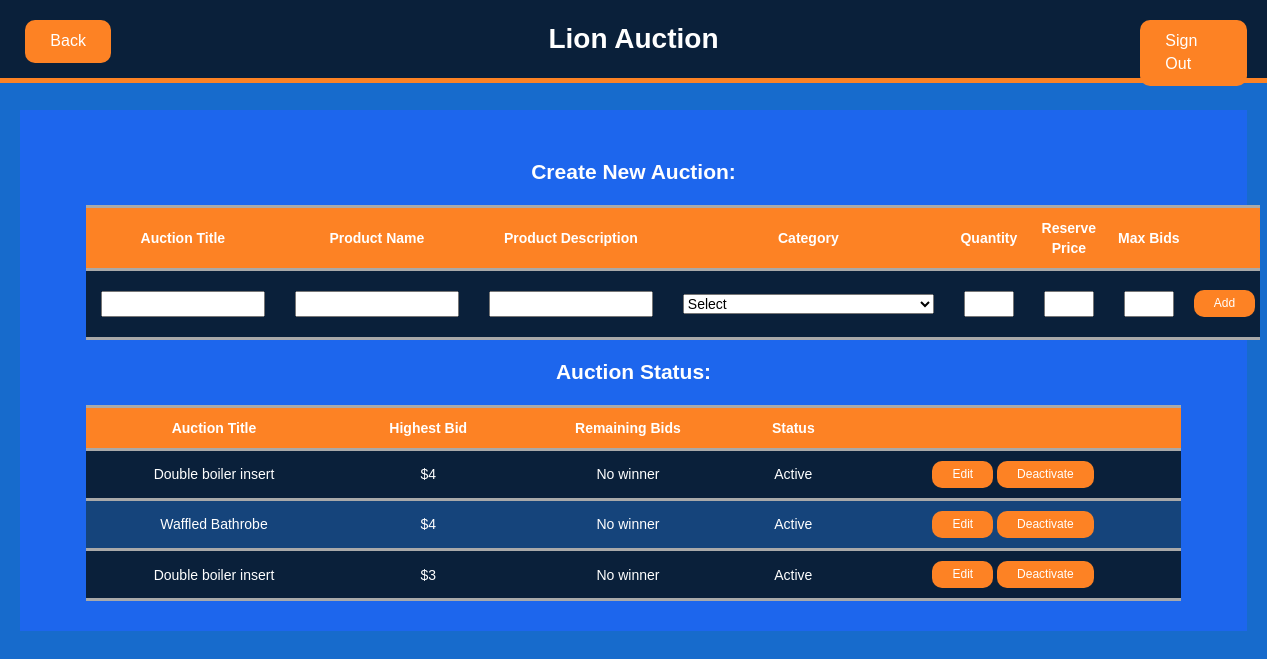
The page /auctionStatus (signed in) on the database as committed earlier.
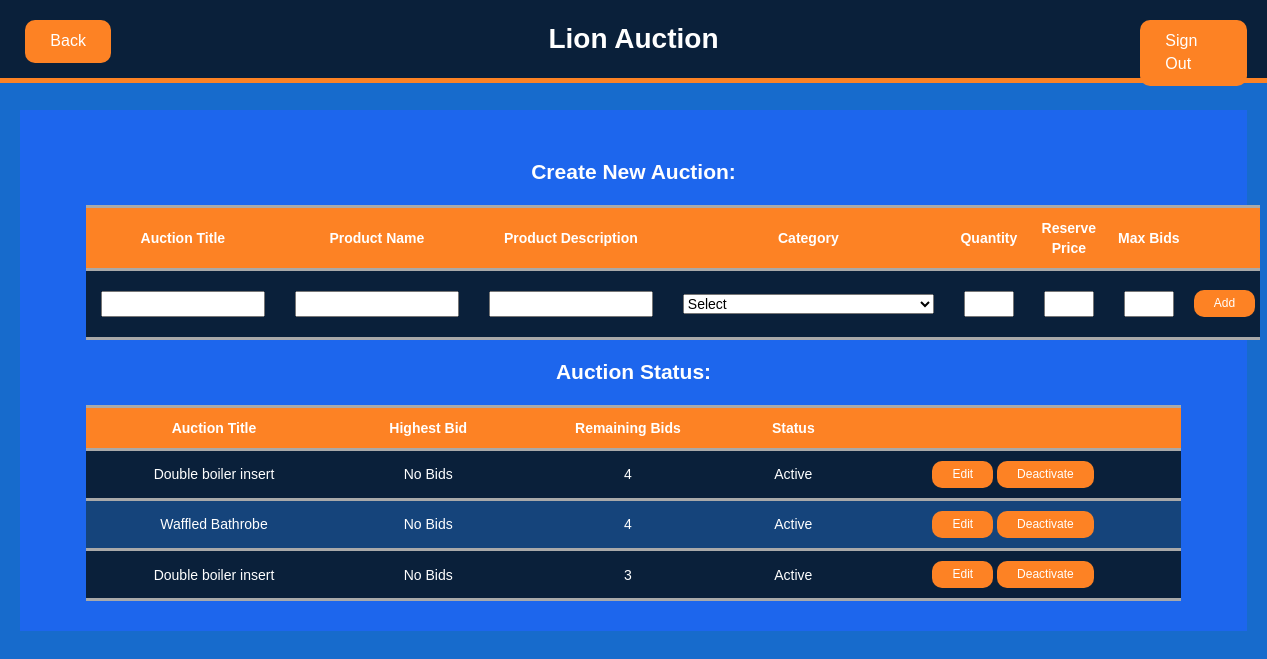
The same page on the database as committed later.
### tables this page shows
CREATE TABLE auction_listings(Seller_Email TEXT, Listing_ID INTEGER, Category TEXT, Auction_Title TEXT, Product_Name TEXT, Product_Description TEXT, Quantity INTEGER, Reserve_Price INTEGER, Max_bids INTEGER, Status INTEGER,Remove_Reason TEXT,PRIMARY KEY (Seller_Email, Listing_ID),FOREIGN KEY (Seller_Email) REFERENCES sellers(email));

### app.py (the view, shortened to what this page needs)
@app.route('/auctionStatus', methods=['GET', 'POST'])
def auctionStatusPage():
    username = session.get('username')
    data = {"listings": getSellerAuctions(username),
            "categories": getAllCategories(),
            }
    return render_template('auctionStatus.html', data=data)

### app.py (called while the page is built)
def getSellerAuctions(user):
    listings = []
    connection = sql.connect('database.db')
    cursor = connection.execute('SELECT Listing_ID FROM auction_listings WHERE Seller_Email=? ORDER BY Status', (user,))
    listing = cursor.fetchall()
    if listing:
        for auction in listing:
            listings.append(getAuctionInfo(auction[0]))
    return listings

def getAllCategories():
    categories = []
    connection = sql.connect('database.db')
    cursor = connection.execute('SELECT category_name FROM categories')
    categoryRows = cursor.fetchall()
    for row in categoryRows:
        categories.append(row[0])
    return categories

### templates/auctionStatus.html (shortened to what this page needs)
<!DOCTYPE html>
<html lang="en">
<head>
    <link rel="stylesheet" href="../static/css/bootstrap.min.css">
    <link rel="stylesheet" href="../static/css/mystyle.css">
</head>
<body>
<div class="header">
    <a class="buttonBig" style="position: fixed; margin: 20px 20px 20px 90%" href="/" role="button">Sign Out</a>
    <a class="buttonBig" style="position: fixed; margin: 20px 20px 20px 2%" href="/sellerMain" role="button">Back</a>
    <h1>Lion Auction</h1>
</div>
<div class="content">
    <h2 style="text-align: center">Create New Auction:</h2>
    <table style="width: 90%;">
        <tr>
            <th scope="col"> Auction Title</th>
            <th scope="col"> Product Name</th>
            <th scope="col"> Product Description</th>
            <th scope="col"> Category</th>
            <th scope="col"> Quantity</th>
            <th scope="col"> Reserve Price</th>
            <th scope="col"> Max Bids</th>
            <th scope="col"> </th>
        </tr>
        <tbody>
            <tr>
                <form method="post">
                <td><input type="text" id="Auction_Title" name="Auction_Title" required class="form-control"></td>
                <td><input type="text" id="Product_Name" name="Product_Name" required class="form-control"></td>
                <td><input type="text" id="Product_Description" name="Product_Description" required class="form-control"></td>
                <td>
                    <select name="category" id="category">
                    <option value="none" selected disabled hidden>Select</option>
                    </select>
                </td>
                <td><input style="width: 50px" type="number" id="Quantity" name="Quantity" required class="form-control"></td>
                <td><input style="width: 50px" type="number" id="Reserve_Price" name="Reserve_Price" required class="form-control"></td>
                <td><input style="width: 50px" type="number" id="Max_Bid" name="Max_Bid" required class="form-control"></td>
                <td><button type="button" class="buttonSmall" name="add_button" value="add" data-toggle="modal" data-target="#addmodal">Add</button></td>
                </form>
            </tr>
        </tbody>
    </table>
    <h2 style="text-align: center">Auction Status:</h2>
    <table style="width: 90%;">
        <tr>
            <th scope="col"> Auction Title</th>
            <th scope="col"> Highest Bid</th>
            <th scope="col"> Remaining Bids</th>
            <th scope="col"> Status</th>
            <th scope="col"> </th>
        </tr>
        <tbody>
        {% for auction in data.listings%}
            <tr>
                <td> {{ auction[3] }} </td>
                {% if auction[12]=='No Bids' %}
                <td> {{ auction[12] }} </td>
                {% else %}
                <td> ${{ auction[12] }} </td>
                {% endif %}
                <td> {{ auction[13] }} </td>
                {% if auction[9]==0 %}
                <td> Inactive </td>
                <td>
                <button type="button" class="buttonSmall" name="edit_button" value="{{ auction[1] }}" data-toggle="modal" data-target="#{{ auction[1] }}editmodal">Edit</button>
                <button type="button" class="buttonSmall" name="active_button" value="{{ auction[1] }}" data-toggle="modal" data-target="#{{ auction[1] }}activatemodal">Activate</button>
                </td>
                {% elif auction[9]==1 %}
                <td> Active </td>
                <td>
                <button type="button" class="buttonSmall" name="edit_button" value="{{ auction[1] }}" data-toggle="modal" data-target="#{{ auction[1] }}editmodal">Edit</button>
                <button type="button" class="buttonSmall" name="deactivate_button" value="{{ auction[1] }}" data-toggle="modal" data-target="#{{ auction[1] }}deactivatemodal">Deactivate</button>
                </td>
                {% elif auction[9]==2 and auction[15]==0%}
                <td> Sold </td>
                <td><button type="button" class="buttonSmall" name="complete_button" value="{{ auction[1] }}" data-toggle="modal" data-target="#{{ auction[1] }}completemodal">Complete Transaction</button></td>
                {% elif auction[9]==2 and auction[15]==1%}
                <td> Transaction Complete </td>
                <td><button type="button" class="buttonSmall" name="info_button" value="{{ auction[1] }}" data-toggle="modal" data-target="#{{ auction[1] }}infomodal">Winner Info</button></td>
                {% endif %}
            </tr>
        {% endfor %}
        </tbody>
    </table>
</div>
</body>
</html>

### static/css/mystyle.css (style rules this page uses)
:root { --main: #176BCC; --dark: #0A203A; --alt: #1D66ED; --accent: #FD8224; --darkalt: #15447B }
body { background-color: var(--main); font-family: Helvetica; color: black; }
input { margin: 10px; color: black; }
select { margin: 10px; color: black; }
h1 { text-align: center; }
h2 { color: white; }
a { border: 10px; }
table { text-align: center; color: white; margin-left: 5%; margin-right: 5%; border-collapse: collapse; }
th { background: var(--accent); border-bottom: darkgray solid; border-top: darkgray solid; padding: 10px 5px; }
td { padding: 10px 5px; border-top: darkgray solid; border-bottom: darkgray solid; overflow: hidden; width: auto; }
tr:nth-child(odd) { background-color: var(--dark); }
tr:nth-child(even) { background-color: var(--darkalt) }
.header { background-color: var(--dark); color: white; width: 100%; position: fixed; top: 0; left: 0; border-bottom: 5px solid var(--accent); }
.content { background-color: var(--alt); margin: 110px 20px 50px; padding: 30px 5px; }
.buttonBig { background-color: var(--accent); border: none; color: white; padding: 10px 25px; font-size: 16px; border-radius: 10px; text-decoration:none; }
.buttonSmall { background-color: var(--accent); border: none; color: white; padding: 5px 20px; font-size: 12px; border-radius: 10px; text-decoration:none; }

Rows that differ between the two databases and show on the page:
changed auction_listings (number 1 of 3 on the later page): auction (not shown) → "No Bids"; Max_bids "No winner" → "4"; Max_bids "4" → (not shown)
changed auction_listings "Waffled Bathrobe": auction (not shown) → "No Bids"; Max_bids "No winner" → "4"; Max_bids "4" → (not shown)
changed auction_listings (number 3 of 3 on the later page): auction (not shown) → "No Bids"; Max_bids "No winner" → "3"; Max_bids "3" → (not shown)
